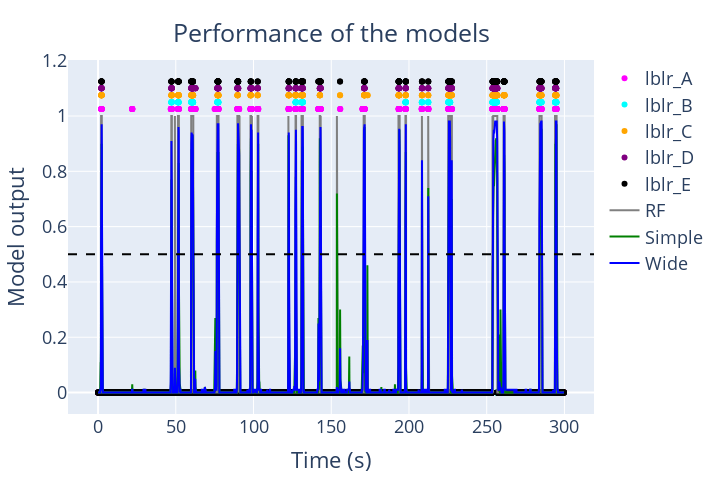

Here is the notebook cell this chart was saved with:
### Markdown cell above
Now we can use the models in an example video

### Code cell
import plotly.graph_objects as go
import numpy as np

example_video_path = os.path.join(base, r'docs\examples\colabeled_video')

# Prepare the dataset of a video we want to analyze and see
X_view = pd.read_csv(os.path.join(example_video_path, 'Example_position.csv')).filter(regex='^(?!.*tail)')

autolabels_simple = rst.use_model(X_view, model_simple)
autolabels_wide = rst.use_model(X_view, model_wide, reshaping = True)
autolabels_RF = rst.use_model(X_view, RF_model)

Marian = pd.read_csv(os.path.join(example_video_path, 'Example_Marian.csv'))
Agus = pd.read_csv(os.path.join(example_video_path, 'Example_Agus.csv'))
Santi = pd.read_csv(os.path.join(example_video_path, 'Example_Santi.csv'))
Guille = pd.read_csv(os.path.join(example_video_path, 'Example_Guille.csv'))
Myself = pd.read_csv(os.path.join(example_video_path, 'Example_Myself.csv'))

plot_obj = "obj_1"

# Create a time axis (frame number divided by frame rate gives time in seconds)
time = np.arange(len(autolabels_simple[plot_obj])) / 25

# Create a figure
fig = go.Figure()

# Add traces for each label set
fig.add_trace(go.Scatter(x=time, y=[x * 1.025 for x in Marian[plot_obj]], mode='markers', name='lblr_A', marker=dict(color='magenta')))
fig.add_trace(go.Scatter(x=time, y=[x * 1.05 for x in Agus[plot_obj]], mode='markers', name='lblr_B', marker=dict(color='cyan')))
fig.add_trace(go.Scatter(x=time, y=[x * 1.075 for x in Santi[plot_obj]], mode='markers', name='lblr_C', marker=dict(color='orange')))
fig.add_trace(go.Scatter(x=time, y=[x * 1.10 for x in Guille[plot_obj]], mode='markers', name='lblr_D', marker=dict(color='purple')))
fig.add_trace(go.Scatter(x=time, y=[x * 1.125 for x in Myself[plot_obj]], mode='markers', name='lblr_E', marker=dict(color='black')))

# fig.add_trace(go.Scatter(x=list(range(len(avrg_example["obj_1"]))), y=avrg_example["obj_1"], mode='lines', name='Average', line=dict(color='black')))

fig.add_trace(go.Scatter(x=time, y=autolabels_RF[plot_obj], mode='lines', name='RF', line=dict(color='gray', width=2)))
fig.add_trace(go.Scatter(x=time, y=autolabels_simple[plot_obj], mode='lines', name='Simple', line=dict(color='green', width=2)))
fig.add_trace(go.Scatter(x=time, y=autolabels_wide[plot_obj], mode='lines', name='Wide', line=dict(color='blue', width=2)))

# Add horizontal lines
fig.add_hline(y=0.5, line_dash="dash", line_color="black")

# Update layout
fig.update_layout(
title=dict(
        text=f'Performance of the models',
        x=0.5,
        y=0.95,
        xanchor='center',
        xref='paper'),
xaxis_title="Time (s)",
yaxis_title="Model output",
# legend=dict(yanchor="bottom", y=0.35, xanchor="left", x=0.2),  # Position the legend above the plot
# yaxis=dict(range=[None, 1.2]),
# xaxis=dict(range=[130, 144]),
margin=dict(t=60, b=20, l=20, r=20),
showlegend=True,
width=720,
height=480,
font=dict(size=18)
)

# Show the plot
fig.show()

### Figure 1 — Plotly figure (JSON) as saved in the notebook; plotly's stock layout.template omitted (floating-point values rounded to 4 significant figures; data arrays with more than 128 entries replaced by an {"elided": "..."} marker saying what was removed)
{"data": [{"marker": {"color": "magenta"}, "mode": "markers", "name": "lblr_A", "type": "scatter", "x": {"elided": "7493 float values"}, "y": {"elided": "7493 float values"}}, {"marker": {"color": "cyan"}, "mode": "markers", "name": "lblr_B", "type": "scatter", "x": {"elided": "7493 float values"}, "y": {"elided": "7493 float values"}}, {"marker": {"color": "orange"}, "mode": "markers", "name": "lblr_C", "type": "scatter", "x": {"elided": "7493 float values"}, "y": {"elided": "7493 float values"}}, {"marker": {"color": "purple"}, "mode": "markers", "name": "lblr_D", "type": "scatter", "x": {"elided": "7493 float values"}, "y": {"elided": "7493 float values"}}, {"marker": {"color": "black"}, "mode": "markers", "name": "lblr_E", "type": "scatter", "x": {"elided": "7493 float values"}, "y": {"elided": "7493 float values"}}, {"line": {"color": "gray", "width": 2}, "mode": "lines", "name": "RF", "type": "scatter", "x": {"elided": "7493 float values"}, "y": {"elided": "7493 int values"}}, {"line": {"color": "green", "width": 2}, "mode": "lines", "name": "Simple", "type": "scatter", "x": {"elided": "7493 float values"}, "y": {"elided": "7493 float values"}}, {"line": {"color": "blue", "width": 2}, "mode": "lines", "name": "Wide", "type": "scatter", "x": {"elided": "7493 float values"}, "y": {"elided": "7493 float values"}}], "layout": {"font": {"size": 18}, "height": 480, "margin": {"b": 20, "l": 20, "r": 20, "t": 60}, "shapes": [{"line": {"color": "black", "dash": "dash"}, "type": "line", "x0": 0, "x1": 1, "xref": "x domain", "y0": 0.5, "y1": 0.5, "yref": "y"}], "showlegend": true, "title": {"text": "Performance of the models", "x": 0.5, "xanchor": "center", "xref": "paper", "y": 0.95}, "width": 720, "xaxis": {"title": {"text": "Time (s)"}}, "yaxis": {"title": {"text": "Model output"}}}}
